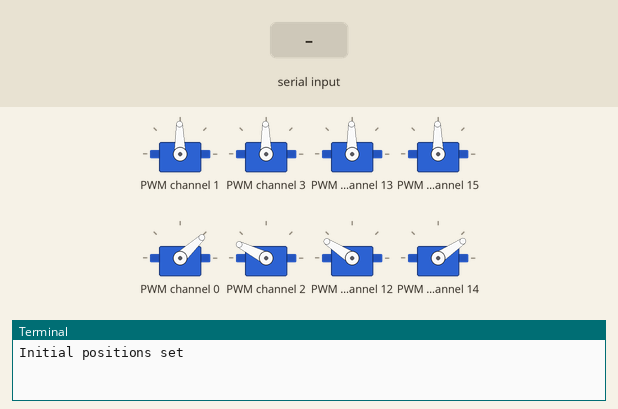
Bench run of a program on a simulated Raspberry Pi (BCM pin numbers). Shown: 8 × servo, the last lines printed to the terminal. The test bench sets the inputs (shaded band). Servo angles are drawn from the pulse width (0.5 ms = 0°, 2.5 ms = 180°).

Above: at 1.2 s.
1.3 s: "w" typed at the terminal, then Enter
At 2.0 s:
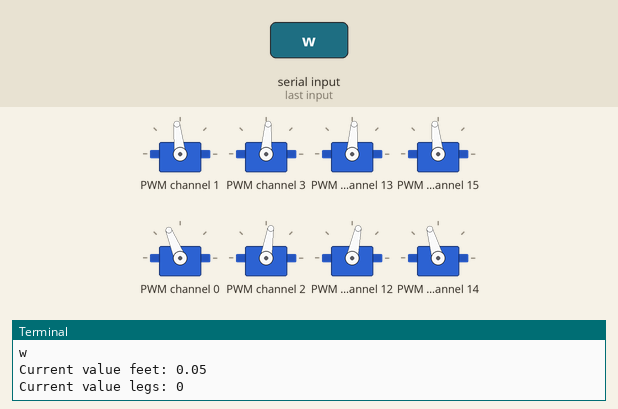
2.8 s: "r" typed at the terminal, then Enter
At 3.1 s:
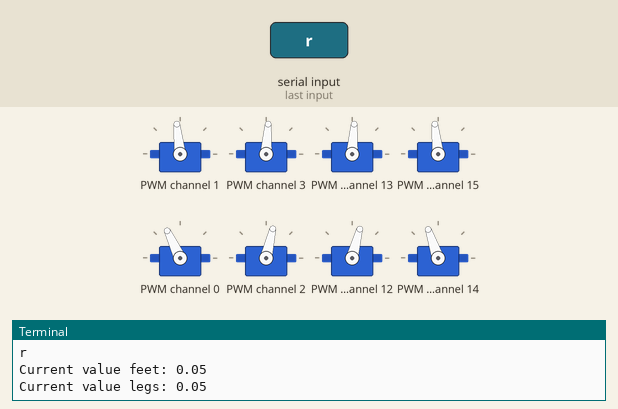
4.3 s: "z" typed at the terminal, then Enter
At 5.0 s:
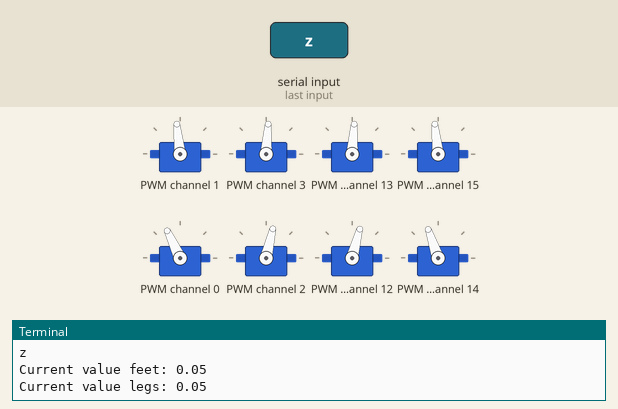
5.8 s: "w" typed at the terminal, then Enter
At 6.6 s:
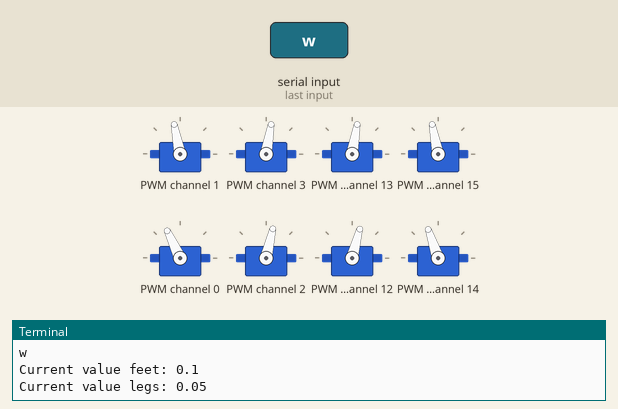
7.3 s: "f" typed at the terminal, then Enter
At 7.8 s:
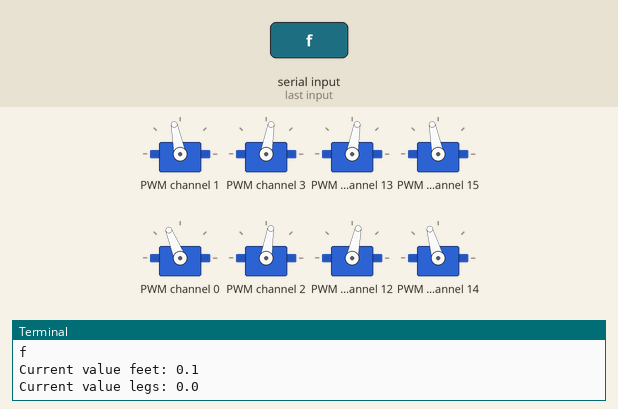
8.8 s: "f" typed at the terminal, then Enter
At 10.1 s:
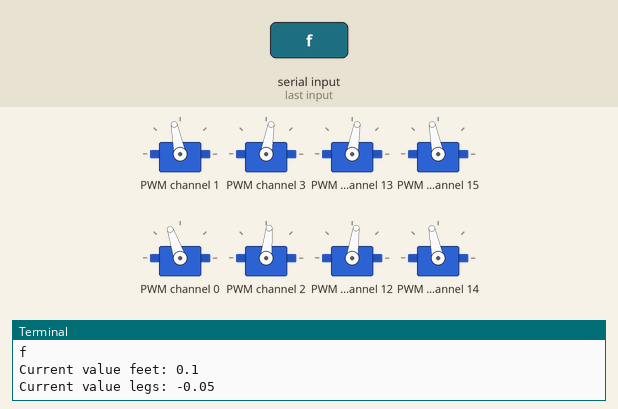
Timing chart, 0 to 11.3 s (numbered marks = the images above; inputs shaded):
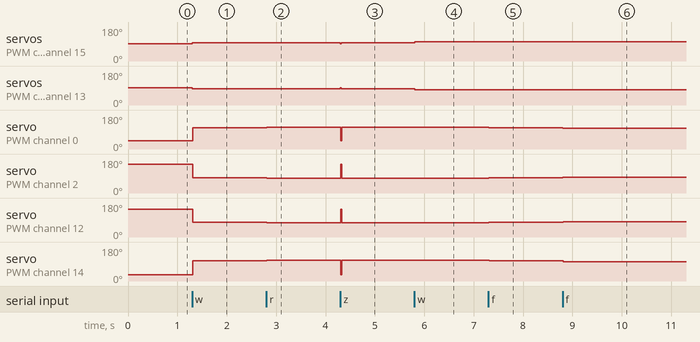

The program:

servos.py
```python
import Adafruit_PCA9685
import time

PWM_MIN = 73
PWM_MAX = 546
PWM_MID = (PWM_MAX+PWM_MIN)//2
LEGS = [0, 2, 12, 14]
FEET = [1, 3, 13, 15]
SERVOS = LEGS + FEET
SERVOS.sort()
def test_servo(pwm, channel):
    pwm.set_pwm(channel, 0, PWM_MIN)
    print("In min position")
    time.sleep(2)
    pwm.set_pwm(channel, 0, PWM_MAX)
    print("in max position")
    time.sleep(2)
    pwm.set_pwm(channel, 0, PWM_MID)
    print("in mid position")
    time.sleep(2)


def test_legs_servos(pwm):
    for pin in LEGS:
        test_servo(pwm, pin)


def test_feet_servos(pwm):
    for pin in FEET:
        test_servo(pwm, pin)


def init_controller():
    pwm = Adafruit_PCA9685.PCA9685()
    pwm.set_pwm_freq(50)
    return pwm


def normalize_value(value, minimum, maximum):
    value = maximum if value > maximum else value
    value = minimum if value < minimum else value
    return (value-minimum)/(maximum-minimum)


def scale_value(value, minimum, maximum):
    return int(minimum + (maximum-minimum)*value)


def set_servos(pwm, values):
    for i in range(8):
        set_servo(pwm,SERVOS[i],values[i])


def set_servo(pwm, number, value):
    value = float(value)
    norm = normalize_value(value, -1.0, 1.0)
    if number in FEET:
        if number in [3, 13]:
            scaled = scale_value(norm, PWM_MAX, PWM_MIN)
        else:
            scaled = scale_value(norm, PWM_MIN, PWM_MAX)
    elif number in LEGS:
        if number == 2:
            scaled = scale_value(norm, 450, 122)
        elif number == 0:
            scaled = scale_value(norm, 200, 516)
        elif number == 12:
            scaled = scale_value(norm, 436, 125)
        elif number == 14:
            scaled = scale_value(norm, 180, 506)
    pwm.set_pwm(number, 0, scaled)


def zero_legs(pwm):
    for leg in LEGS:
        set_servo(pwm,leg,-1)


def zero_feet(pwm):
    for foot in FEET:
        set_servo(pwm,foot,0)


def rest(pwm):
    zero_legs(pwm)
    for foot in FEET:
        set_servo(pwm,foot,-1)


def walk_try(pwm):
    print("Walk try started")
    print("Walk try finished")

def dance_for_me(pwm):
    print("Dance started")
    poses = []
    #poses.append([50, 0, 50, 0, 50, 0, 50, 0])
    #poses.append([100, 0, 100, 0, 100, 0, 100, 0])
    #poses.append([50, 0, 50, 0, 50, 0, 50, 0])
    #poses.append([40, 75, 40, 75, 40, 75, 40, 75])
    #poses.append([40, 60, 40, 60, 40, 75, 40, 75])
    #poses.append([0, 0, 0, 0, 60, 60, 60, 60])
    #poses.append([0, 0, 0, 0, 30, 30, 30, 30])
    #poses.append([0, 0, 0, 0, 0, 0, 0, 0])
    for pose in poses:
        set_servos(pwm, pose)
        time.sleep(3)
    print("Dance finished")

if __name__ == "__main__":
    pwm = init_controller()
    zero_feet(pwm)
    zero_legs(pwm)
    print('Initial positions set')
    #rest(pwm)
    #print('Robot put to rest')

    valuef = 0
    valuel = 0
    flag = True
    while True:
        char = input()
        if char == 'w':
            valuef += 0.05
        elif char == 's':
            valuef -= 0.05
        elif char == 'e':
            valuef += 0.002
        elif char == 'd':
            valuef -= 0.002
        elif char == 'r':
            valuel += 0.05
        elif char == 'f':
            valuel -= 0.05
        elif char == 't':
            valuel += 0.002
        elif char == 'g':
            valuel -= 0.002
        elif char == 'p':
            dance_for_me(pwm)
            flag = False
        elif char == 'l':
            flag = True
        elif char == 'z':
            zero_feet(pwm)
            zero_legs(pwm)


        print(f'Current value feet: {valuef}')
        print(f'Current value legs: {valuel}')
        #pwm.set_pwm(13, 0, value)
        if flag:
            for foot in FEET:
                set_servo(pwm, foot, valuef)
            for leg in LEGS:
                set_servo(pwm, leg, valuel)
```

Measured:
- after the input at 1.3 s, servo on PWM channel 1, servo on PWM channel 15: 91° → 96° at once; servo on PWM channel 3, servo on PWM channel 13: 91° → 86° at once; servo on PWM channel 0: 43° → 112° at once; servo on PWM channel 2: 153° → 81° at once; servo on PWM channel 12: 147° → 78° at once
- after the input at 2.8 s, servo on PWM channel 0: 112° → 115° at once; servo on PWM channel 2: 81° → 77° at once; servo on PWM channel 12: 78° → 75° at once; servo on PWM channel 14: 106° → 109° at once
- after the input at 4.3 s, servo on PWM channel 1: 96° → 91° at once, → 96° 0.02 s later; servo on PWM channel 3: 86° → 91° at once, → 86° 0.02 s later
- after the input at 5.8 s, servo on PWM channel 1, servo on PWM channel 15: 96° → 101° at once; servo on PWM channel 3, servo on PWM channel 13: 86° → 80° at once
- after the input at 7.3 s, servo on PWM channel 0: 115° → 112° at once; servo on PWM channel 2: 77° → 81° at once; servo on PWM channel 12: 75° → 78° at once; servo on PWM channel 14: 109° → 106° at once
- after the input at 8.8 s, servo on PWM channel 0: 112° → 109° at once; servo on PWM channel 2: 81° → 84° at once; servo on PWM channel 12: 78° → 82° at once; servo on PWM channel 14: 106° → 102° at once
